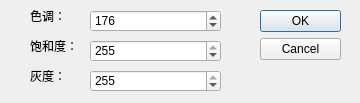
<?xml version="1.0" encoding="UTF-8"?>
<ui version="4.0">
 <class>Dialog</class>
 <widget class="QDialog" name="Dialog">
  <property name="geometry">
   <rect>
    <x>0</x>
    <y>0</y>
    <width>360</width>
    <height>103</height>
   </rect>
  </property>
  <property name="maximumSize">
   <size>
    <width>16777214</width>
    <height>16777215</height>
   </size>
  </property>
  <property name="windowTitle">
   <string>Dialog</string>
  </property>
  <widget class="QDialogButtonBox" name="buttonBox">
   <property name="geometry">
    <rect>
     <x>260</x>
     <y>10</y>
     <width>81</width>
     <height>241</height>
    </rect>
   </property>
   <property name="sizePolicy">
    <sizepolicy hsizetype="Fixed" vsizetype="Fixed">
     <horstretch>0</horstretch>
     <verstretch>0</verstretch>
    </sizepolicy>
   </property>
   <property name="autoFillBackground">
    <bool>false</bool>
   </property>
   <property name="styleSheet">
    <string notr="true">QDialog{
	background-color: rgb(167, 180, 186);
}</string>
   </property>
   <property name="orientation">
    <enum>Qt::Vertical</enum>
   </property>
   <property name="standardButtons">
    <set>QDialogButtonBox::Cancel|QDialogButtonBox::Ok</set>
   </property>
   <property name="centerButtons">
    <bool>false</bool>
   </property>
  </widget>
  <widget class="QSpinBox" name="spinBox">
   <property name="geometry">
    <rect>
     <x>90</x>
     <y>10</y>
     <width>131</width>
     <height>22</height>
    </rect>
   </property>
   <property name="minimum">
    <number>0</number>
   </property>
   <property name="maximum">
    <number>360</number>
   </property>
   <property name="value">
    <number>176</number>
   </property>
  </widget>
  <widget class="QSpinBox" name="spinBox_2">
   <property name="geometry">
    <rect>
     <x>90</x>
     <y>40</y>
     <width>131</width>
     <height>22</height>
    </rect>
   </property>
   <property name="maximum">
    <number>255</number>
   </property>
   <property name="value">
    <number>255</number>
   </property>
  </widget>
  <widget class="QSpinBox" name="spinBox_3">
   <property name="geometry">
    <rect>
     <x>90</x>
     <y>70</y>
     <width>131</width>
     <height>22</height>
    </rect>
   </property>
   <property name="maximum">
    <number>255</number>
   </property>
   <property name="value">
    <number>255</number>
   </property>
  </widget>
  <widget class="QLabel" name="label">
   <property name="geometry">
    <rect>
     <x>30</x>
     <y>10</y>
     <width>54</width>
     <height>12</height>
    </rect>
   </property>
   <property name="text">
    <string>色调：</string>
   </property>
  </widget>
  <widget class="QLabel" name="label_2">
   <property name="geometry">
    <rect>
     <x>30</x>
     <y>40</y>
     <width>54</width>
     <height>12</height>
    </rect>
   </property>
   <property name="text">
    <string>饱和度：</string>
   </property>
  </widget>
  <widget class="QLabel" name="label_3">
   <property name="geometry">
    <rect>
     <x>30</x>
     <y>70</y>
     <width>54</width>
     <height>12</height>
    </rect>
   </property>
   <property name="text">
    <string>灰度：</string>
   </property>
  </widget>
 </widget>
 <resources/>
 <connections>
  <connection>
   <sender>buttonBox</sender>
   <signal>accepted()</signal>
   <receiver>Dialog</receiver>
   <slot>accept()</slot>
   <hints>
    <hint type="sourcelabel">
     <x>248</x>
     <y>254</y>
    </hint>
    <hint type="destinationlabel">
     <x>157</x>
     <y>274</y>
    </hint>
   </hints>
  </connection>
  <connection>
   <sender>buttonBox</sender>
   <signal>rejected()</signal>
   <receiver>Dialog</receiver>
   <slot>reject()</slot>
   <hints>
    <hint type="sourcelabel">
     <x>316</x>
     <y>260</y>
    </hint>
    <hint type="destinationlabel">
     <x>286</x>
     <y>274</y>
    </hint>
   </hints>
  </connection>
 </connections>
</ui>
